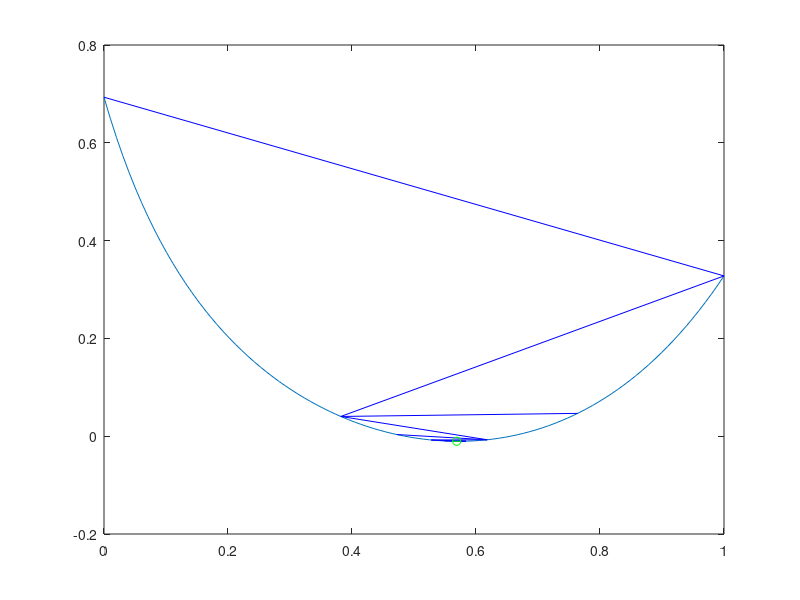

The MATLAB source for this figure:
function lab02()
    clc; % Очистка командного окна

    delayS = 0.8; % Задержка для отладочной информации
    a = 0; % Начальное значение интервала
    b = 1; % Конечное значение интервала
    eps = 1e-2; % Точность

    createLineOfFunction(a, b, delayS)

    goldenRatio(a, b, eps, delayS); % Вызов функции оптимизации


end

function createLineOfFunction(a, b, delayS)
    x = linspace(a, b, 100); % Генерация точек для построения графика
    y = arrayfun(@f, x); % Вычисление значений функции f для точек x
    plot(x, y); % Построение графика функции f
    hold on; % Удержание текущего графика на рисунке

    pause(delayS); % Пауза
end

function goldenRatio(a, b, eps, delayS)
    tau = (sqrt(5) - 1) / 2; % Золотое сечение
    l = b - a; % Длина интервала

    x1 = b - tau * l; % Вычисление первой точки
    x2 = a + tau * l; % Вычисление второй точки
    f1 = f(x1); % Вычисление значения функции в первой точке
    f2 = f(x2); % Вычисление значения функции во второй точке

    cnt = 1; % Счетчик итераций

    while l > 2 * eps

        fprintf('№ %2d ai=%.10f bi=%.10f\n', cnt, a, b); % Вывод отладочной информации
        plot([a b], [f(a) f(b)], 'b'); % Построение отрезка
        hold on; % Удержание текущего графика на рисунке
        pause(delayS); % Пауза

        if f1 <= f2
            b = x2;
            x2 = x1;
            f2 = f1;

            l = b - a;
            x1 = b - tau * l;
            f1 = f(x1);
        else
            a = x1;
            x1 = x2;
            f1 = f2;

            l = b - a;
            x2 = a + tau * l;
            f2 = f(x2);
        end

        cnt = cnt + 1
    end

    xStar = (a + b) / 2; % Найденное приближение минимума
    fStar = f(xStar); % Значение функции в найденном минимуме

    i = i + 1; % Увеличение счетчика итераций

    fprintf('№ %2d ai=%.10f bi=%.10f\n', cnt, a, b); % Вывод отладочной информации
    fprintf('RESULT: x*=%.10f f(x*)=%.10f\n', xStar, fStar); % Вывод результата
    plot([a b], [f(a) f(b)], 'g'); % Подсветка отрезка
    plot(xStar, fStar, 'go'); % Подсветка точки минимума
end

function y = f(x)
    y = exp(((x^4) + (x^2) - x + sqrt(5)) / 5) + sinh((x^3 + 21 * x + 9) / (21*x + 6)) - 3.0;
    %y = (x - 0.50)^4; % Определение функции
    %y = x
end


